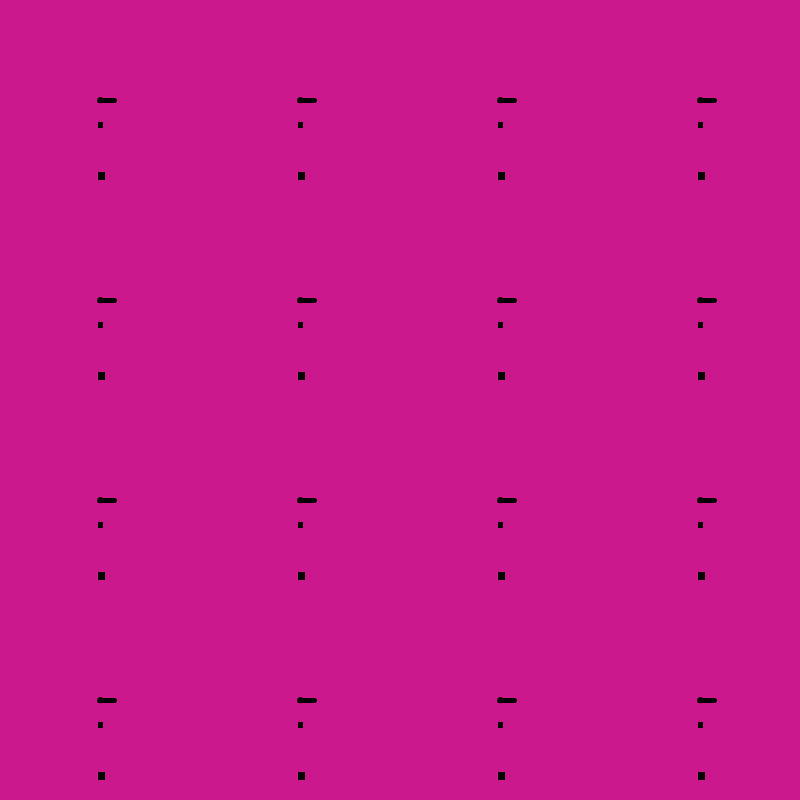
Frame 1 (no input)
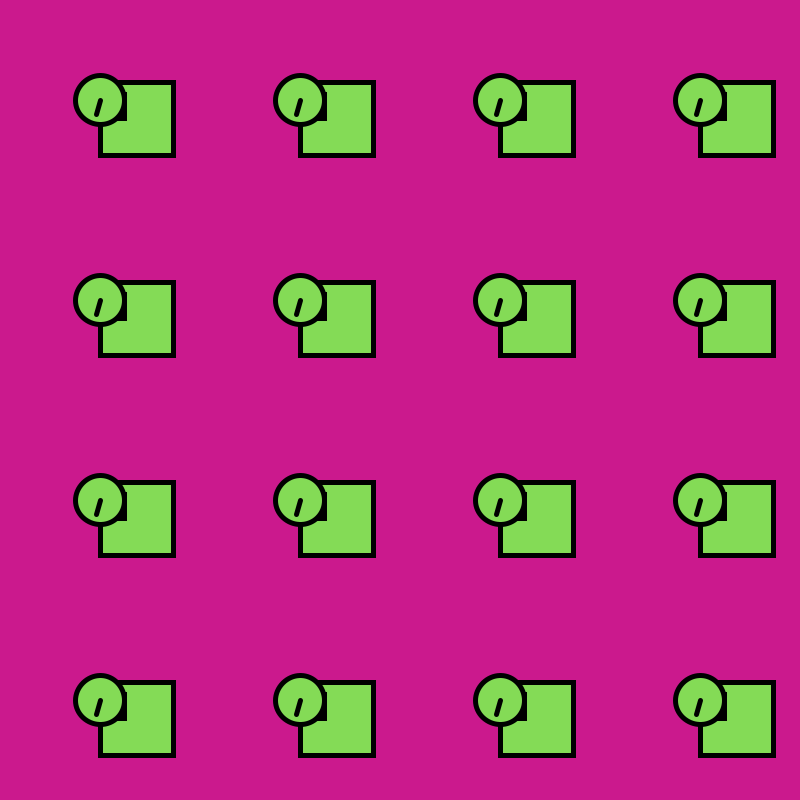
Frame 60 (the mouse pressed at the canvas centre just before this capture)
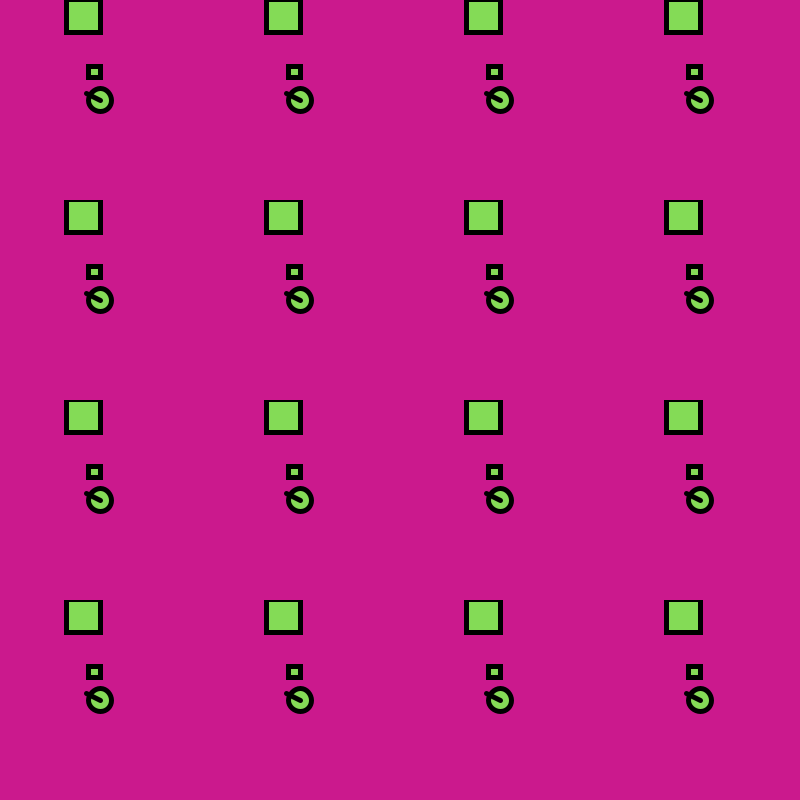
Frame 120 (the mouse held since frame 60 and released just before this capture)

The Processing sketch that drew these frames (run headless with seeded random() and noise(); from frame 60 on, the mouse is pressed at the canvas centre):

// Processing sketch: Assignment4_v2_RepetitionPiece
// ── Assignment4_v2_RepetitionPiece.pde
//declaring my variables
PGraphics pg;
int pgWidth, pgHeight;

void setup() {
  size(800, 800);

  //initializing variables
  pg = createGraphics(200, 200);
  pgWidth = 100;
  pgHeight = 100;
}

void draw() {
  // creating my PGraphics drawing
  pg.beginDraw();
  pg.background(#CB198D);
  pg.translate(pg.width/2, pg.height/2);
  pg.strokeWeight(5);
  pg.square(0, cos(frameCount * .03) * 75, sin(frameCount * .03) * 75);
  pg.square(0, cos(frameCount * .03) * 25, sin(frameCount * .03) * 25);
  pg.fill(#84DB56);
  pg.circle(0, 0, sin(frameCount * .03) * 50);
  pg.line(0, 0, cos(frameCount * .03) * 15, sin(frameCount * .03) * 15);
  pg.endDraw();



  // for loop for multiplying the image on sketch window
  for (float x = 0; x < width; x += pg.width) {
    for (float y = 0; y < height; y += pg.height) {
      image(pg, x, y);
    }
  }
  
    if (frameCount == 1) {
    String filename = "output";
    save(filename + ".png");
    print("canvas saved as " + filename + ".png");
  }
}
